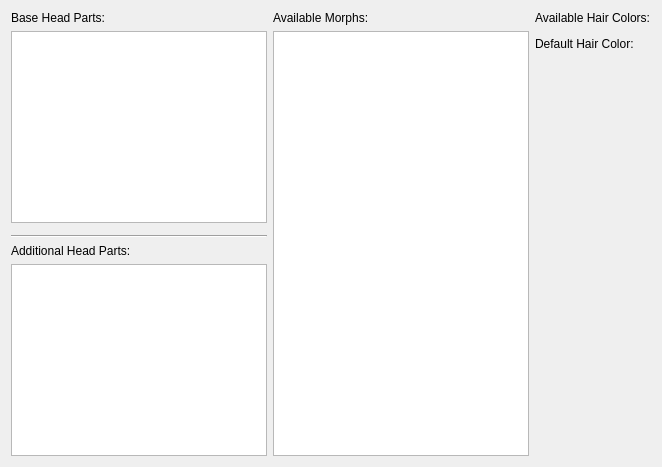
         <widget class="QWidget" name="tabFaceM">
          <attribute name="title">
           <string>Male</string>
          </attribute>
          <layout class="QGridLayout" name="gridLayout_37">
           <item row="0" column="2">
            <layout class="QVBoxLayout" name="verticalLayout_7">
             <item>
              <widget class="QLabel" name="label_83">
               <property name="text">
                <string>Available Hair Colors:</string>
               </property>
               <property name="buddy">
                <cstring>hairColorsM</cstring>
               </property>
              </widget>
             </item>
             <item>
              <widget class="DKFormListPane" name="hairColorsM">
               <property name="showFormTypes">
                <bool>false</bool>
               </property>
              </widget>
             </item>
            </layout>
           </item>
           <item row="1" column="2">
            <layout class="QGridLayout" name="gridLayout_36">
             <item row="0" column="0">
              <widget class="QLabel" name="label_82">
               <property name="text">
                <string>Default Hair Color:</string>
               </property>
               <property name="buddy">
                <cstring>defaultHairColorM</cstring>
               </property>
              </widget>
             </item>
             <item row="0" column="1">
              <widget class="DKFormPicker" name="defaultHairColorM"/>
             </item>
             <item row="1" column="0">
              <spacer name="verticalSpacer_11">
               <property name="orientation">
                <enum>Qt::Vertical</enum>
               </property>
               <property name="sizeHint" stdset="0">
                <size>
                 <width>20</width>
                 <height>40</height>
                </size>
               </property>
              </spacer>
             </item>
            </layout>
           </item>
           <item row="0" column="0" rowspan="2">
            <layout class="QVBoxLayout" name="layoutHeadPartsM">
             <item>
              <widget class="QLabel" name="label_84">
               <property name="text">
                <string>Base Head Parts:</string>
               </property>
               <property name="buddy">
                <cstring>baseHeadPartsM</cstring>
               </property>
              </widget>
             </item>
             <item>
              <widget class="QTableView" name="baseHeadPartsM">
               <property name="whatsThis">
                <string>Here, you can select one default HeadPart each for this race and sex's head, eyes, hair, facial hair, and eyebrows. If any of these areas are inapplicable to your race (e.g. Argonians having no customizable hair, or the various Vampire races only specifying HeadParts for those areas they wish to override), you can leave them blank.</string>
               </property>
              </widget>
             </item>
             <item>
              <widget class="DKFormPicker" name="baseHeadPartPickerM"/>
             </item>
             <item>
              <widget class="Line" name="line_3">
               <property name="orientation">
                <enum>Qt::Horizontal</enum>
               </property>
              </widget>
             </item>
             <item>
              <widget class="QLabel" name="label_85">
               <property name="text">
                <string>Additional Head Parts:</string>
               </property>
               <property name="buddy">
                <cstring>extraHeadPartsM</cstring>
               </property>
              </widget>
             </item>
             <item>
              <widget class="QTableView" name="extraHeadPartsM">
               <property name="whatsThis">
                <string>Here, you can list HeadParts from the &quot;Misc&quot; category for actors of this race and sex to use by default. For example, Mouth HeadParts are used to define the inside of characters' mouths, and would go in this list.</string>
               </property>
              </widget>
             </item>
            </layout>
           </item>
           <item row="0" column="1" rowspan="2">
            <layout class="QVBoxLayout" name="layoutMorphsM">
             <item>
              <widget class="QLabel" name="label_86">
               <property name="text">
                <string>Available Morphs:</string>
               </property>
               <property name="buddy">
                <cstring>availableMorphsM</cstring>
               </property>
              </widget>
             </item>
             <item>
              <widget class="QTableView" name="availableMorphsM">
               <property name="whatsThis">
                <string>Enable or disable face morphs defined in the *.tri files for HeadParts associated with this race and sex.</string>
               </property>
              </widget>
             </item>
            </layout>
           </item>
          </layout>
         </widget>
